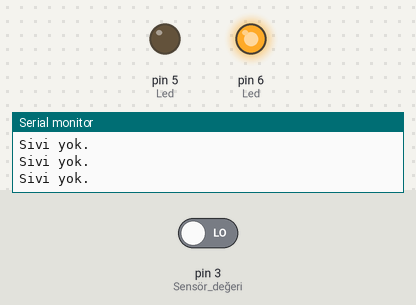
A sketch run on a simulated Arduino Uno, built with avr-gcc and run on an emulated ATmega328P. Shown: output pins drawn as LEDs (lit = HIGH), the last lines printed to the serial monitor. The test bench sets the inputs (shaded band); at power-on: pin 3 (Sensör_değeri) LOW.

Above: at 1.2 s.
1.3 s: pin 3 (Sensör_değeri) driven HIGH
At 2.5 s:
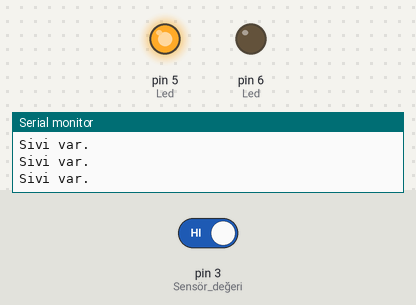
2.8 s: pin 3 (Sensör_değeri) driven LOW
At 3.7 s:
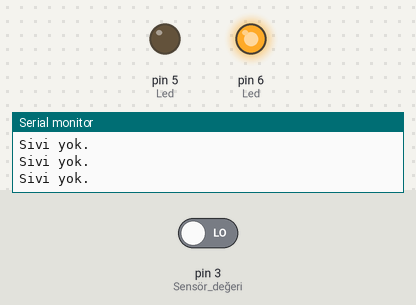
Timing chart, 0 to 5.8 s (numbered marks = the images above; inputs shaded):
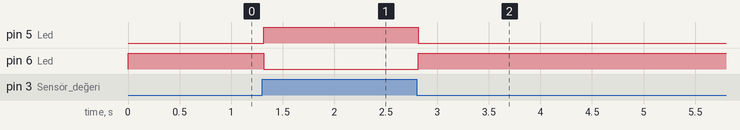

Measured:
- after the input at 1.3 s, pin 5 (Led): LOW → HIGH at once; pin 6 (Led): HIGH → LOW at once
- after the input at 2.8 s, pin 5 (Led): HIGH → LOW at once; pin 6 (Led): LOW → HIGH at once

The sketch:

sivi_sensoru.ino
```cpp
#include <Arduino.h>

//Sıvı var 1 , Sıvı yok 0 cihaz çıkışı

void setup()
{
  pinMode(3,INPUT);//Sensör değeri
  pinMode(5,OUTPUT);//Led
  pinMode(6,OUTPUT);//Led

  Serial.begin(9600);

}

void loop()
{
  if(digitalRead(3))
  {
    Serial.println("Sivi var.");
    digitalWrite(5,HIGH);
    digitalWrite(6,LOW);
  }

  else
  {
    Serial.println("Sivi yok.");
    digitalWrite(5,LOW);
    digitalWrite(6,HIGH);
  }

}
```
